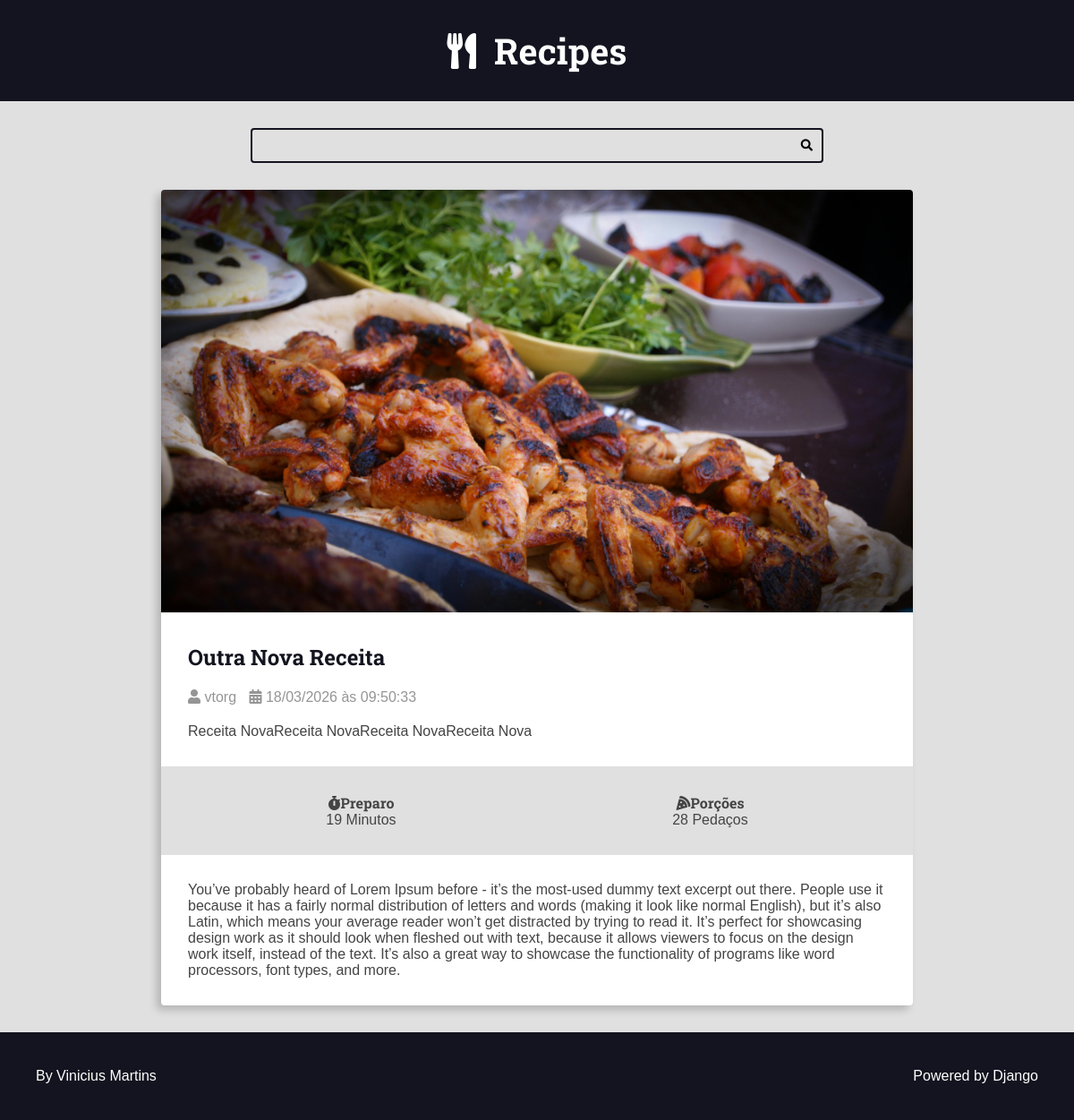
Page /recipes/6/ on the earlier database version.
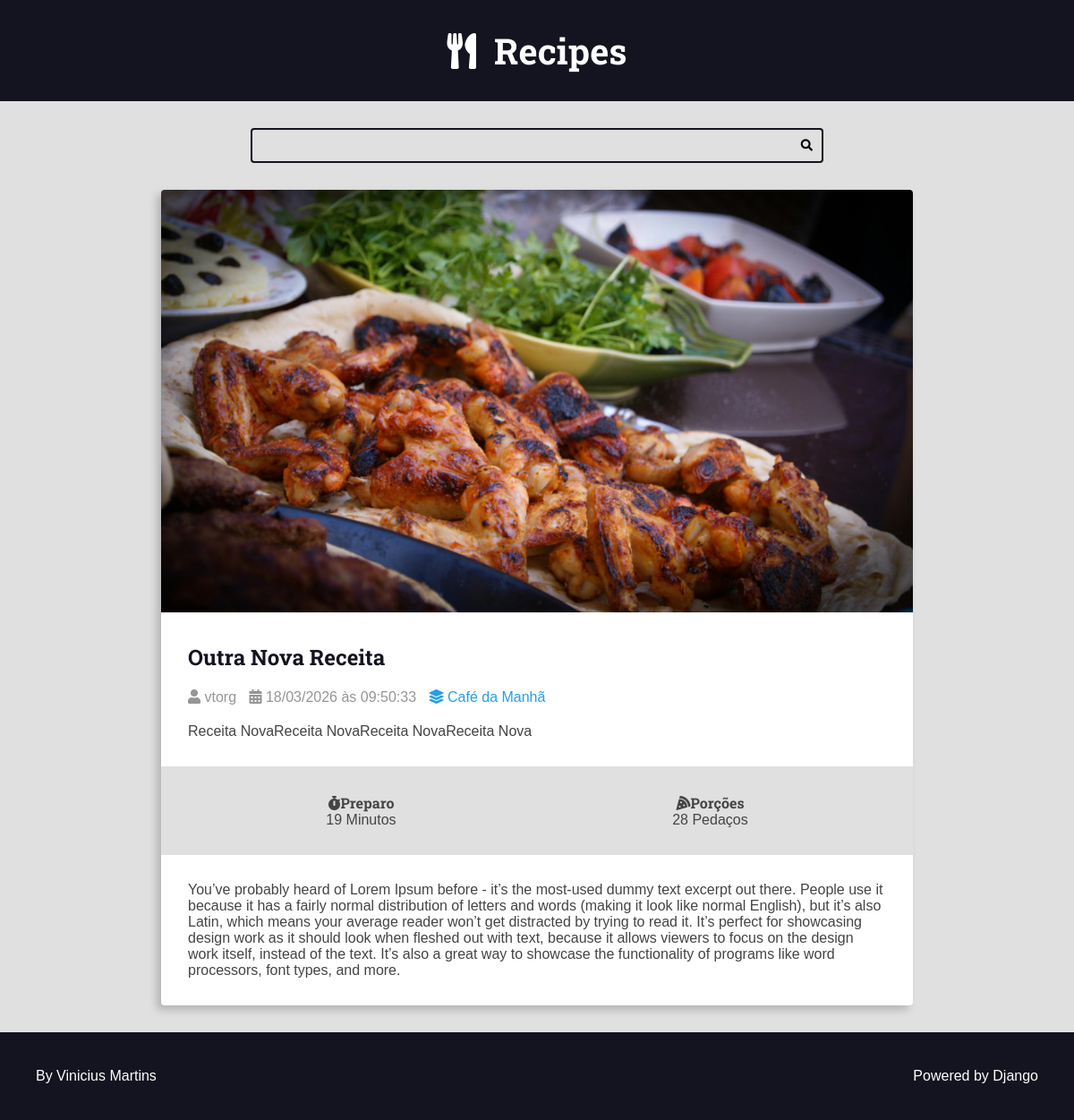
Same page on the later database version.
### recipes/models.py (models this page shows, shortened)
class Recipe(models.Model):
    tittle = models.CharField(max_length=64)
    description = models.CharField(max_length=164)
    slug = models.SlugField(unique=True)
    preparation_time = models.IntegerField()
    preparation_time_unit = models.CharField(max_length=65)
    sevings = models.IntegerField()
    sevings_unit = models.CharField(max_length=65)
    preparation_steps = models.TextField()
    preparation_steps_is_html = models.BooleanField(default=False)
    created_at = models.DateTimeField(auto_now_add=True)
    updated_at = models.DateTimeField(auto_now=True)
    is_published = models.BooleanField(default=False)
    cover = models.ImageField(upload_to='recipes/cover/', blank=True, default=' ')
    category = models.ForeignKey(Category, on_delete=models.SET_NULL, null = True, blank=True, default=None)
    author = models.ForeignKey(User, on_delete=models.SET_NULL, null = True)

class Category(models.Model):
    name = models.CharField(max_length=65)

### recipes/views.py (the view)
# urls.py: path('recipes/<int:id>/', views.recipe, name="recipe"),
def recipe (request, id):
    recipe = get_object_or_404(Recipe, id = id,
                                       is_published=True)
    return render(request, 'recipes/pages/recipe-view.html', context={
        'recipe': recipe,
        'is_detail_page': True,
    })

### recipes/templates/recipes/pages/recipe-view.html (shortened to what this page needs)
{% extends "global/base.html" %}
        {% block content %}
        <div class="main-content main-content-detail container">
            {% include "recipes/partials/recipe.html" %}
        </div>
        {% endblock content %}

### recipes/templates/recipes/partials/recipe.html (shortened to what this page needs)
<div class="recipe recipe-list-item">
    {% if recipe.cover %}
        <div class="recipe-cover">
            <a href="{% url 'recipes:recipe' recipe.id %}">
                <img src="{{recipe.cover.url}}" alt="">
            </a>
        </div>
    {% endif %}
    <div class="recipe-title-container">
        <h2 class="recipe-title">
           <a href="{% url 'recipes:recipe' recipe.id %}">
            {{recipe.tittle}}
           </a>
        </h2>
    </div>
    <div class="recipe-author">
        <span class="recipe-author-item">
            <i class="fas fa-user"></i>
            {% if recipe.author is not None %}
                {% if recipe.author.first_name %}
                    {{recipe.author.first_name}} {{recipe.author.last_name}}
                {% else %}
                    {{recipe.author.username}}
                {% endif %}
            {% else %}
                Desconhecido
            {% endif %}
        </span>
        <span class="recipe-author-item">
            <i class="fas fa-calendar-alt"></i>
            {{ recipe.created_at|date:"d/m/Y "}} às {{ recipe.created_at|date:" H:i:s "}}
        </span>
        {% if recipe.category is not None %}
            <span class="recipe-author-item">
                <a href="{%url "recipes:category" recipe.category.id%}">
                    <i class="fas fa-layer-group"></i>
                    <span>{{recipe.category.name}} </span>
                </a>
            </span>
        {% endif %}
    </div>
    <div class="recipe-content">
        <p>{{recipe.description}}</p>
    </div>
    <div class="recipe-meta-container">
        <div class="recipe-meta recipe-preparation">
            <h3 class="recipe-meta-title"><i class="fas fa-stopwatch"></i>Preparo</h3>
            <div class="recipe-meta-text">
                {{recipe.preparation_time}} {{recipe.preparation_time_unit}}
            </div>
        </div>
        <div class="recipe-meta recipe-servings">
            <h3 class="recipe-meta-title"><i class="fas fa-pizza-slice"></i>Porções</h3>
            <div class="recipe-meta-text">
                {{recipe.sevings}} {{recipe.sevings_unit}}
            </div>
        </div>
    </div>
    {%if is_detail_page is True%}
        <div class="preparation-steps">
            {% if recipe.preparation_steps_is_html is True %}
                {{recipe.preparation_steps|safe}}
            {% else %}
                {{recipe.preparation_steps|linebreaksbr}}
            {% endif %}
        </div>
    {%endif%}
</div>

Differences in the rows shown:
changed Recipe "Outra Nova Receita": category_id empty → 1 (drawn); category.name (not shown) → "Café da Manhã"
